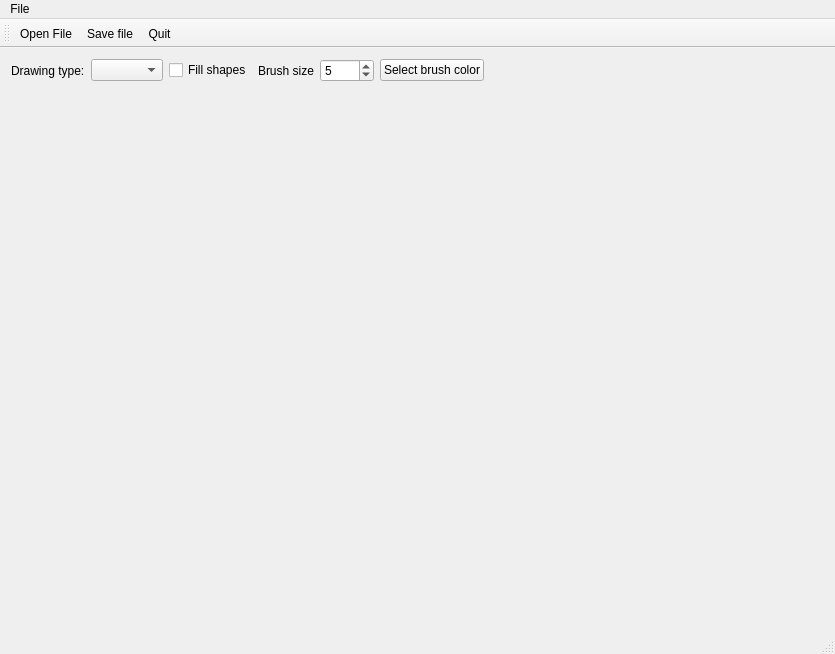
<?xml version="1.0" encoding="UTF-8"?>
<ui version="4.0">
 <class>MainWindow</class>
 <widget class="QMainWindow" name="MainWindow">
  <property name="geometry">
   <rect>
    <x>0</x>
    <y>0</y>
    <width>835</width>
    <height>654</height>
   </rect>
  </property>
  <property name="minimumSize">
   <size>
    <width>835</width>
    <height>654</height>
   </size>
  </property>
  <property name="windowTitle">
   <string>MainWindow</string>
  </property>
  <widget class="QWidget" name="centralWidget">
   <layout class="QGridLayout" name="gridLayout">
    <item row="0" column="0">
     <layout class="QVBoxLayout" name="verticalLayout">
      <item>
       <layout class="QHBoxLayout" name="horizontalLayout">
        <item>
         <widget class="QLabel" name="label">
          <property name="text">
           <string>Drawing type:</string>
          </property>
         </widget>
        </item>
        <item>
         <widget class="QComboBox" name="comboDrawingType"/>
        </item>
        <item>
         <widget class="QCheckBox" name="checkBoxFillShape">
          <property name="text">
           <string>Fill shapes</string>
          </property>
         </widget>
        </item>
        <item>
         <widget class="QLabel" name="label_2">
          <property name="text">
           <string>Brush size</string>
          </property>
         </widget>
        </item>
        <item>
         <widget class="QSpinBox" name="spinBoxBrushSize">
          <property name="maximum">
           <number>1000</number>
          </property>
          <property name="value">
           <number>5</number>
          </property>
         </widget>
        </item>
        <item>
         <widget class="QPushButton" name="btnChooseBrushColor">
          <property name="text">
           <string>Select brush color</string>
          </property>
         </widget>
        </item>
        <item>
         <spacer name="horizontalSpacer">
          <property name="orientation">
           <enum>Qt::Horizontal</enum>
          </property>
          <property name="sizeHint" stdset="0">
           <size>
            <width>40</width>
            <height>20</height>
           </size>
          </property>
         </spacer>
        </item>
       </layout>
      </item>
      <item>
       <widget class="Canvas" name="canvas" native="true">
        <property name="minimumSize">
         <size>
          <width>800</width>
          <height>600</height>
         </size>
        </property>
       </widget>
      </item>
     </layout>
    </item>
   </layout>
  </widget>
  <widget class="QMenuBar" name="menuBar">
   <property name="geometry">
    <rect>
     <x>0</x>
     <y>0</y>
     <width>835</width>
     <height>19</height>
    </rect>
   </property>
   <widget class="QMenu" name="menuFile">
    <property name="title">
     <string>File</string>
    </property>
    <addaction name="separator"/>
    <addaction name="action_open_file"/>
    <addaction name="action_save_file"/>
    <addaction name="action_quit"/>
   </widget>
   <addaction name="menuFile"/>
  </widget>
  <widget class="QToolBar" name="mainToolBar">
   <attribute name="toolBarArea">
    <enum>TopToolBarArea</enum>
   </attribute>
   <attribute name="toolBarBreak">
    <bool>false</bool>
   </attribute>
   <addaction name="action_open_file"/>
   <addaction name="action_save_file"/>
   <addaction name="action_quit"/>
  </widget>
  <widget class="QStatusBar" name="statusBar"/>
  <action name="action_open_file">
   <property name="icon">
    <iconset resource="resources.qrc">
     <normaloff>:/gfx/icons/open.png</normaloff>:/gfx/icons/open.png</iconset>
   </property>
   <property name="text">
    <string>Open File</string>
   </property>
  </action>
  <action name="action_save_file">
   <property name="icon">
    <iconset resource="resources.qrc">
     <normaloff>:/gfx/icons/save.png</normaloff>:/gfx/icons/save.png</iconset>
   </property>
   <property name="text">
    <string>Save file</string>
   </property>
  </action>
  <action name="action_quit">
   <property name="icon">
    <iconset resource="resources.qrc">
     <normaloff>:/gfx/icons/quitar.png</normaloff>:/gfx/icons/quitar.png</iconset>
   </property>
   <property name="text">
    <string>Quit</string>
   </property>
  </action>
 </widget>
 <layoutdefault spacing="6" margin="11"/>
 <customwidgets>
  <customwidget>
   <class>Canvas</class>
   <extends>QWidget</extends>
   <header location="global">canvas.h</header>
   <container>1</container>
  </customwidget>
 </customwidgets>
 <resources>
  <include location="resources.qrc"/>
 </resources>
 <connections/>
</ui>
